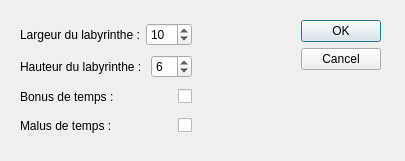
<?xml version="1.0" encoding="UTF-8"?>
<ui version="4.0">
 <class>OptionsDialog</class>
 <widget class="QDialog" name="OptionsDialog">
  <property name="geometry">
   <rect>
    <x>0</x>
    <y>0</y>
    <width>405</width>
    <height>161</height>
   </rect>
  </property>
  <property name="sizePolicy">
   <sizepolicy hsizetype="Fixed" vsizetype="Fixed">
    <horstretch>0</horstretch>
    <verstretch>0</verstretch>
   </sizepolicy>
  </property>
  <property name="windowTitle">
   <string>Dialog</string>
  </property>
  <widget class="QWidget" name="layoutWidget">
   <property name="geometry">
    <rect>
     <x>20</x>
     <y>20</y>
     <width>361</width>
     <height>120</height>
    </rect>
   </property>
   <layout class="QHBoxLayout" name="horizontalLayout_3" stretch="0,0,0">
    <item>
     <layout class="QVBoxLayout" name="verticalLayout">
      <item>
       <layout class="QHBoxLayout" name="horizontalLayout">
        <item>
         <widget class="QLabel" name="label">
          <property name="text">
           <string>Largeur du labyrinthe :</string>
          </property>
         </widget>
        </item>
        <item>
         <widget class="QSpinBox" name="widthValue">
          <property name="value">
           <number>10</number>
          </property>
         </widget>
        </item>
       </layout>
      </item>
      <item>
       <layout class="QHBoxLayout" name="horizontalLayout_2">
        <item>
         <widget class="QLabel" name="label_2">
          <property name="text">
           <string>Hauteur du labyrinthe : </string>
          </property>
         </widget>
        </item>
        <item>
         <widget class="QSpinBox" name="heightValue">
          <property name="value">
           <number>6</number>
          </property>
         </widget>
        </item>
       </layout>
      </item>
      <item>
       <layout class="QHBoxLayout" name="horizontalLayout_4">
        <item>
         <widget class="QLabel" name="label_3">
          <property name="text">
           <string>Bonus de temps : </string>
          </property>
         </widget>
        </item>
        <item>
         <spacer name="horizontalSpacer_2">
          <property name="orientation">
           <enum>Qt::Horizontal</enum>
          </property>
          <property name="sizeHint" stdset="0">
           <size>
            <width>40</width>
            <height>20</height>
           </size>
          </property>
         </spacer>
        </item>
        <item>
         <widget class="QCheckBox" name="bonusTime">
          <property name="text">
           <string/>
          </property>
         </widget>
        </item>
       </layout>
      </item>
      <item>
       <layout class="QHBoxLayout" name="horizontalLayout_5">
        <item>
         <widget class="QLabel" name="label_4">
          <property name="text">
           <string>Malus de temps : </string>
          </property>
         </widget>
        </item>
        <item>
         <spacer name="horizontalSpacer_3">
          <property name="orientation">
           <enum>Qt::Horizontal</enum>
          </property>
          <property name="sizeHint" stdset="0">
           <size>
            <width>40</width>
            <height>20</height>
           </size>
          </property>
         </spacer>
        </item>
        <item>
         <widget class="QCheckBox" name="penaltyTime">
          <property name="text">
           <string/>
          </property>
         </widget>
        </item>
       </layout>
      </item>
     </layout>
    </item>
    <item>
     <spacer name="horizontalSpacer">
      <property name="orientation">
       <enum>Qt::Horizontal</enum>
      </property>
      <property name="sizeType">
       <enum>QSizePolicy::Expanding</enum>
      </property>
      <property name="sizeHint" stdset="0">
       <size>
        <width>40</width>
        <height>20</height>
       </size>
      </property>
     </spacer>
    </item>
    <item>
     <widget class="QDialogButtonBox" name="buttonBox">
      <property name="orientation">
       <enum>Qt::Vertical</enum>
      </property>
      <property name="standardButtons">
       <set>QDialogButtonBox::Cancel|QDialogButtonBox::Ok</set>
      </property>
     </widget>
    </item>
   </layout>
  </widget>
 </widget>
 <resources/>
 <connections>
  <connection>
   <sender>buttonBox</sender>
   <signal>accepted()</signal>
   <receiver>OptionsDialog</receiver>
   <slot>accept()</slot>
   <hints>
    <hint type="sourcelabel">
     <x>248</x>
     <y>254</y>
    </hint>
    <hint type="destinationlabel">
     <x>157</x>
     <y>274</y>
    </hint>
   </hints>
  </connection>
  <connection>
   <sender>buttonBox</sender>
   <signal>rejected()</signal>
   <receiver>OptionsDialog</receiver>
   <slot>reject()</slot>
   <hints>
    <hint type="sourcelabel">
     <x>316</x>
     <y>260</y>
    </hint>
    <hint type="destinationlabel">
     <x>286</x>
     <y>274</y>
    </hint>
   </hints>
  </connection>
 </connections>
</ui>
